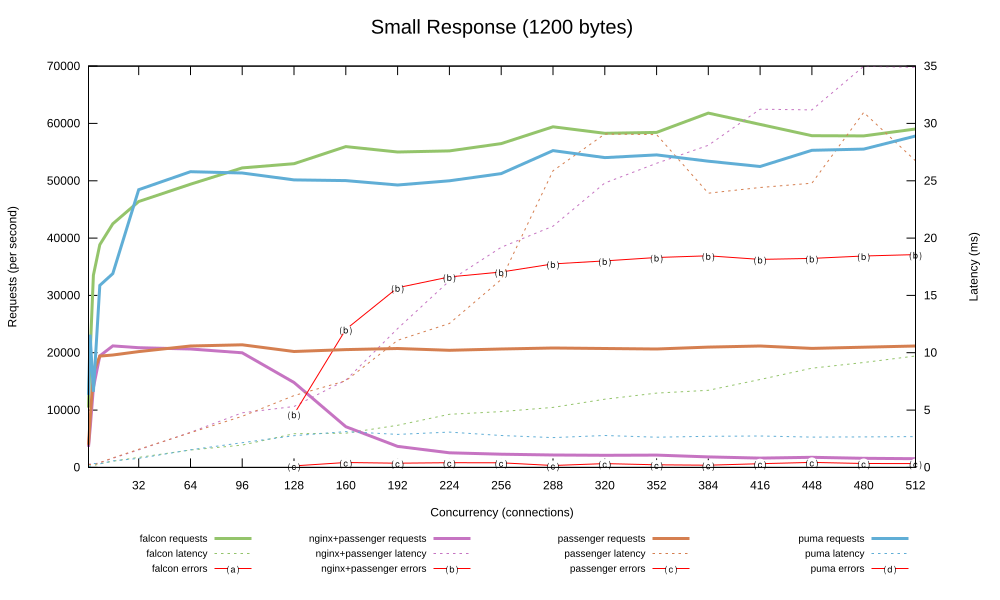

The script that drew this image:
set datafile separator ","
set terminal svg size 1000, 600 enhanced

set title "Small Response (1200 bytes)" font ",20"
set key below right font ",10" height 2

set xlabel "Concurrency (connections)"
set xrange [1:512]
set xtics 0, 32, 512

set ylabel "Requests (per second)"
set ytics nomirror

set y2label "Latency (ms)"
set y2tics

set style line 1 lt 2 lc rgb "#94c46b" lw 3
set style line 2 lt 2 lc rgb "#94c46b" lw 1 dt 2
set style line 3 lt 2 lc rgb "red" lw 1 pt "⒜" pi -1 ps 1.5
set style line 4 lt 2 lc rgb "#c674c2" lw 3
set style line 5 lt 2 lc rgb "#c674c2" lw 1 dt 2
set style line 6 lt 2 lc rgb "red" lw 1 pt "⒝" pi -1 ps 1.5
set style line 7 lt 2 lc rgb "#d57f50" lw 3
set style line 8 lt 2 lc rgb "#d57f50" lw 1 dt 2
set style line 9 lt 2 lc rgb "red" lw 1 pt "⒞" pi -1 ps 1.5
set style line 10 lt 2 lc rgb "#60aed6" lw 3
set style line 11 lt 2 lc rgb "#60aed6" lw 1 dt 2
set style line 12 lt 2 lc rgb "red" lw 1 pt "⒟" pi -1 ps 1.5

plot \
	'small.csv' using 1:2 with lines title "falcon requests" axis x1y1 ls 1, \
	'small.csv' using 1:3 with lines title "falcon latency" axis x1y2 ls 2, \
	'small.csv' using 1:($4 == 0 ? NaN : $4) with linespoints title "falcon errors" axis x1y1 ls 3, \
	'small.csv' using 1:5 with lines title "nginx+passenger requests" axis x1y1 ls 4, \
	'small.csv' using 1:6 with lines title "nginx+passenger latency" axis x1y2 ls 5, \
	'small.csv' using 1:($7 == 0 ? NaN : $7) with linespoints title "nginx+passenger errors" axis x1y1 ls 6, \
	'small.csv' using 1:8 with lines title "passenger requests" axis x1y1 ls 7, \
	'small.csv' using 1:9 with lines title "passenger latency" axis x1y2 ls 8, \
	'small.csv' using 1:($10 == 0 ? NaN : $10) with linespoints title "passenger errors" axis x1y1 ls 9, \
	'small.csv' using 1:11 with lines title "puma requests" axis x1y1 ls 10, \
	'small.csv' using 1:12 with lines title "puma latency" axis x1y2 ls 11, \
	'small.csv' using 1:($13 == 0 ? NaN : $13) with linespoints title "puma errors" axis x1y1 ls 12
